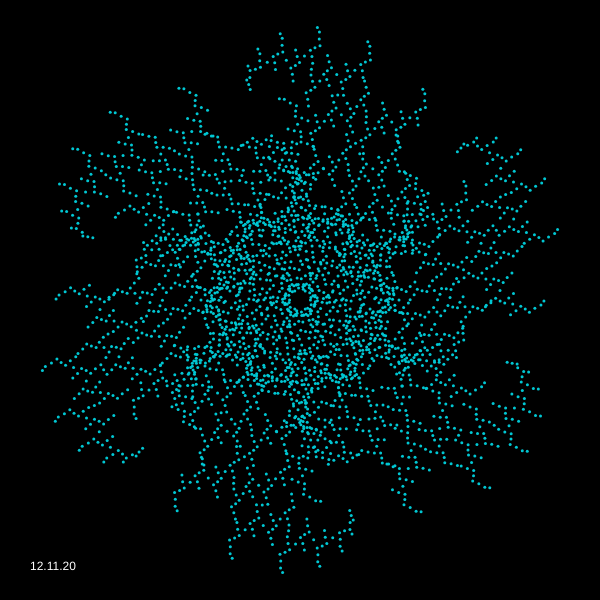
Frame 1 (no input)
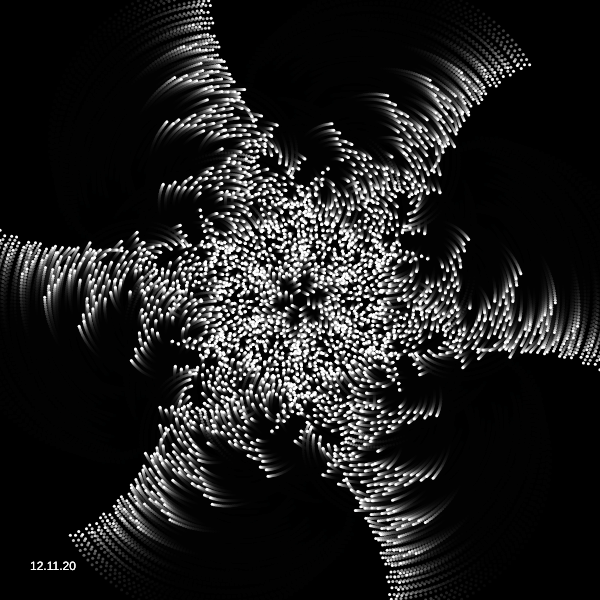
Frame 60 (no input)
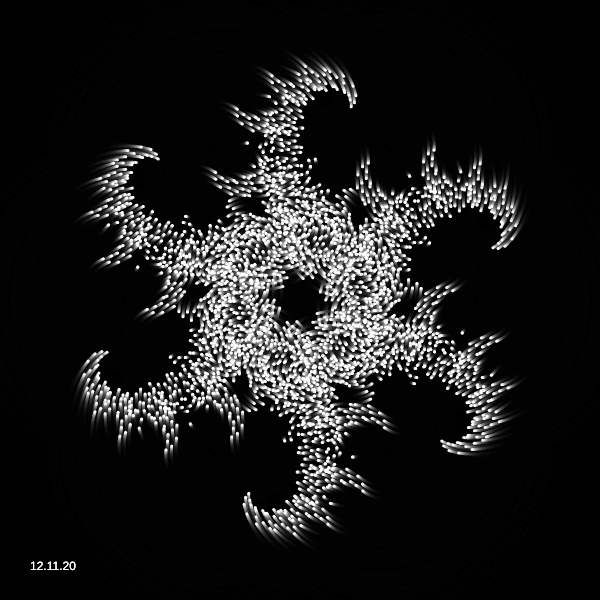
Frame 120 (the mouse pressed at the canvas centre since frame 60)

The p5.js sketch that drew these frames (run headless with seeded random() and noise() and a simulated clock; from frame 60 on, the mouse is pressed at the canvas centre):

// p5.js sketch
// ── sketch.js

//port of https://twitter.com/Hau_kun/status/1273643037747318785
//artist: Hau_kun
//date: Jun 18
//source: 

let t = 0.0;
let r = 0.0;

function setup(){
  createCanvas(600, 600);
  //stroke(-1);
  fill(0, random(60,255),random(200,255));
    background(0) 

}

function draw(){
  // clear();
  background(0, 50); //originally 255
  t += 0.01;
  for(r=0.0; r<6.0; r++)
    f(300.0, 300.0, PI/3.0*float(r), 99.0);

    fill(255);


  text("12.11.20", 30, height-30)
}

function f(x,y,r,d){
  if(d>5.0){
    noStroke();

    ellipse(x+=cos(r)*d, y+=sin(r)*d, 3,3);
    f(x, y, cos(t)+r+PI/2.0, d*0.70);
    f(x, y, sin(t)+r-PI/7.0, d*0.72);
  }
}


// function mousePressed(){
//   stroke(random(200,255),random(60,255),0);
// }
